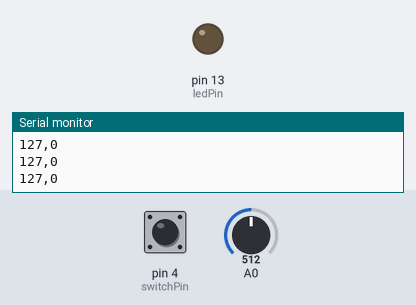
This sketch was run on a simulated Arduino Uno, built with avr-gcc and run on an emulated ATmega328P. On the bench: output pins drawn as LEDs (lit = HIGH), the last lines printed to the serial monitor. The inputs (shaded band) are chosen by the test bench; at power-on: pin 4 (switchPin) LOW, A0 = 512.

Above: at 1.2 s.
1.3 s: pin 4 (switchPin) pulled HIGH for 0.15 s
At 2.3 s:
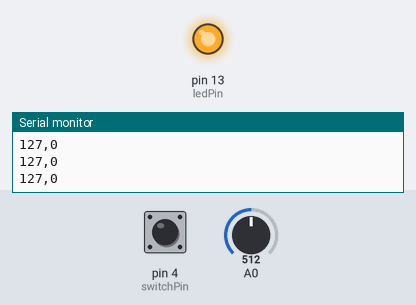
2.9 s: A0 set to 420
5.9 s: A0 set to 387
7.4 s: pin 4 (switchPin) pulled HIGH for 1 s
At 7.9 s:
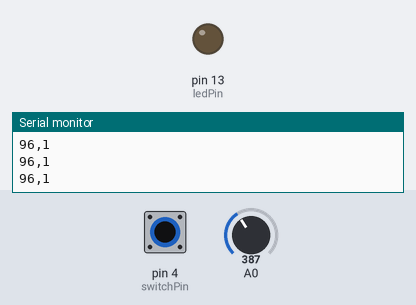
9.9 s: pin 4 (switchPin) pulled HIGH for 3.2 s
At 11.1 s:
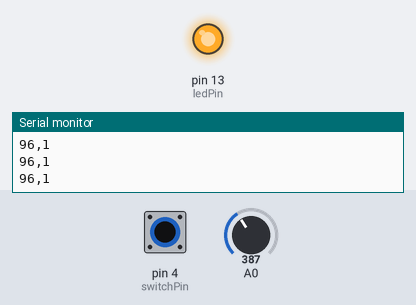
Timing chart, 0 to 12.9 s (numbered marks = the images above; inputs shaded):
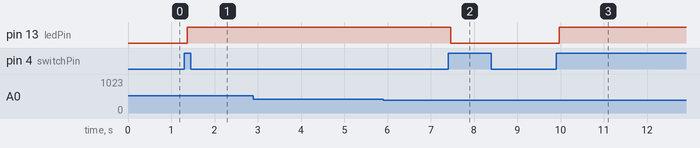

The sketch:

01_analogInput_arduinoCode_4.ino
```cpp
int switchPin = 4;
int switchState = 0;
int lastSwitchState = 0;
int ledState = LOW;
int ledPin = 13;

// the following variables are unsigned longs because the time, measured in
// milliseconds, will quickly become a bigger number than can be stored in an int.
unsigned long lastDebounceTime = 0;  // the last time the output pin was toggled
unsigned long debounceDelay = 50;    // the debounce time; increase if the output flickers


void setup() {
 Serial.begin(9600); // initialize serial communications
 pinMode(switchPin, INPUT);

 pinMode(ledPin, OUTPUT);

  // set initial LED state
  digitalWrite(ledPin, ledState);
}

void loop() {
 int potentiometer = analogRead(0);                  // read the input pin
 int mappedPot = map(potentiometer, 0, 1023, 0, 255); // remap the pot value to fit in 1 byte
 Serial.print(mappedPot);
 Serial.print(",");
 //Serial.write(mappedPot);                             // print it out the serial port
 //delay(1);  // slight delay to stabilize the ADC

  int reading = digitalRead(switchPin);
  //Serial.println(reading);
  if(reading != lastSwitchState){
    lastDebounceTime = millis();
  }

  if ((millis() - lastDebounceTime) > debounceDelay) {
    // whatever the reading is at, it's been there for longer than the debounce
    // delay, so take it as the actual current state:

    // if the button state has changed:
    if (reading != switchState) {
      switchState = reading;

      if(switchState == HIGH){
        ledState = !ledState;
      }
    }
  }
  Serial.println(reading); // after this reading is sent out, a line return is sent out after, completing the line
  digitalWrite(ledPin, ledState);

  lastSwitchState = reading;
  delay(2);
}
```

Measured:
- after the input at 1.3 s, pin 13 (ledPin): LOW → HIGH after 0.07 s
- after the input at 7.4 s, pin 13 (ledPin): HIGH → LOW after 0.06 s
- after the input at 9.9 s, pin 13 (ledPin): LOW → HIGH after 0.06 s
